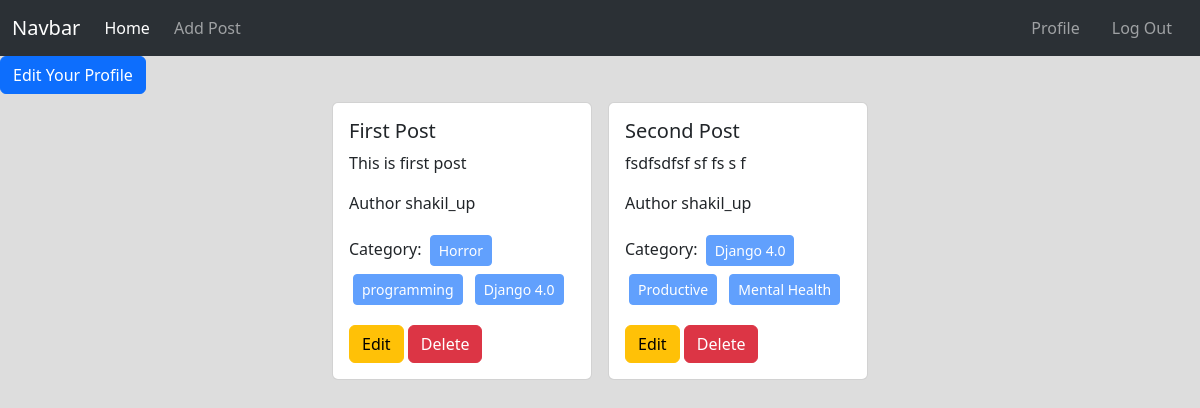
The app's page /author/profile/ (signed in) with its own data.
### post/models.py (models this page shows, shortened)
class Posts(models.Model):
    title = models.CharField(max_length= 50)
    content = models.TextField()
    category = models.ManyToManyField(Category) #ekta categorir onk gulla post thakte parbe abar ekta post er onk gulla category thakte pare
    author = models.ForeignKey(User,on_delete= models.CASCADE)

### categories/models.py (models this page shows, shortened)
class Category(models.Model):
    name = models.CharField(max_length = 100)
    slug = models.SlugField(max_length = 100,unique = True, null = True, blank = True)

### author/views.py (the view)
# urls.py: path('profile/', views.profile, name='profile'),
@login_required
def profile(request):
    data = Posts.objects.filter(author = request.user)
    return render(request,'profile.html',{'data':data})

### author/templates/profile.html
{% extends 'base.html' %}
{% block content %}
{% load crispy_forms_tags %}
<div>
    <a class="btn btn-primary" href="{% url 'edit_profile' %}">Edit Your Profile</a>
    <div class="d-flex flex-wrap justify-content-center px-5">
        {% for post in data%}
        <div class="col-sm-3 mb-3 mb-sm-0">
          <div class="card mx-2 my-2">
            <div class="card-body">
              <h5 class="card-title">{{post.title}}</h5>
              <p class="card-text">{{post.content | truncatewords:20}}</p>
              <p>Author {{post.author}}</p>
              <p>Category:
                {% for cate in post.category.all %}
                <button class="btn btn-primary btn-sm disabled m-1">{{cate.name}}</button>
                {% endfor %}
              </p>
              <a href="{%  url 'edit_post' post.id %}" class="btn btn-warning">Edit</a>
              <a href="{% url 'delete_post' post.id %}" class="btn btn-danger">Delete</a>
            </div>
          </div>
        </div>
        {% endfor %}
        </div>
</div>
{% endblock %}

### records on screen
Posts: title "First Post", content "This is first post", author "shakil_up"
Category: name "Horror"
Category: name "programming"
Category: name "Django 4.0"
Posts: title "Second Post", content "fsdfsdfsf sf fs s f", author "shakil_up"
Category: name "Productive"
Category: name "Mental Health"
